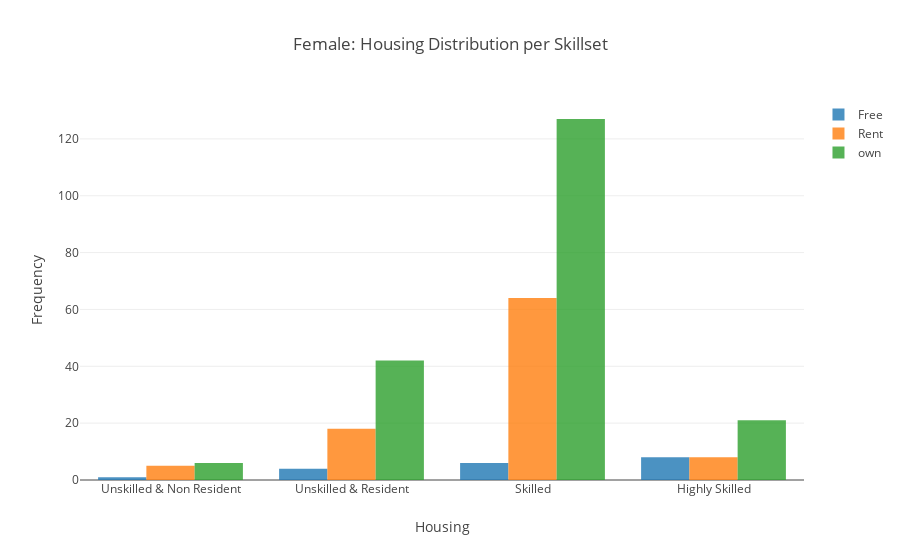

Source (notebook cell):
### Code cell
trace1 = go.Bar(
    x=fsh[fsh['Housing']=='free']['Job'].values,
    y= fsh[fsh['Housing']=='free']['count'].values,
    opacity=0.8,
    name = 'Free'
)
trace2 = go.Bar(
    x=fsh[fsh['Housing']=='rent']['Job'].values,
    y= fsh[fsh['Housing']=='rent']['count'].values, 
    opacity=0.8,
    name = 'Rent'
)
trace3 = go.Bar(
    x=fsh[fsh['Housing']=='own']['Job'].values,
    y= fsh[fsh['Housing']=='own']['count'].values, 
    opacity=0.8,
    name = 'own'
)
data = [trace1, trace2,trace3]

layout = go.Layout (
    yaxis = dict(
    title = 'Frequency'),
    
    xaxis = dict (
    title = 'Housing'),
    
    title = 'Female: Housing Distribution per Skillset'
)
fig = go.Figure (data=data, layout = layout)
py.iplot(fig)

### Figure 1 — Plotly figure (JSON) as saved in the notebook; plotly's stock layout.template omitted (floating-point values rounded to 4 significant figures)
{"data": [{"name": "Free", "opacity": 0.8, "type": "bar", "x": ["Unskilled & Non Resident", "Unskilled & Resident", "Skilled", "Highly Skilled"], "y": [1, 4, 6, 8]}, {"name": "Rent", "opacity": 0.8, "type": "bar", "x": ["Unskilled & Non Resident", "Unskilled & Resident", "Skilled", "Highly Skilled"], "y": [5, 18, 64, 8]}, {"name": "own", "opacity": 0.8, "type": "bar", "x": ["Unskilled & Non Resident", "Unskilled & Resident", "Skilled", "Highly Skilled"], "y": [6, 42, 127, 21]}], "layout": {"title": "Female: Housing Distribution per Skillset", "xaxis": {"title": "Housing"}, "yaxis": {"title": "Frequency"}}}
